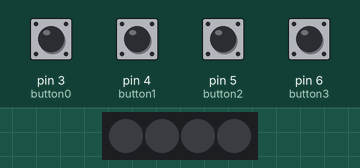
This sketch was run on a simulated Arduino Uno, built with avr-gcc and run on an emulated ATmega328P. On the bench: 4 RGB LEDs in strip order, left to right. Inputs (shaded band) come from the test bench; at power-on: pin 3 (button0), pin 4 (button1), pin 5 (button2), pin 6 (button3) HIGH. Dim RGB values are drawn brighter than linear.

Above: at 1.2 s.
1.3 s: pin 3 (button0) pulled LOW for 0.15 s
At 1.37 s:
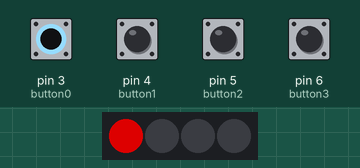
2.9 s: pin 4 (button1) pulled LOW for 0.15 s
At 2.97 s:
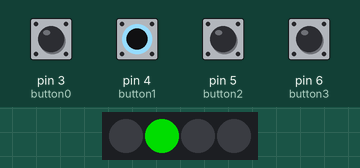
4.5 s: pin 5 (button2) pulled LOW for 0.15 s
At 4.57 s:
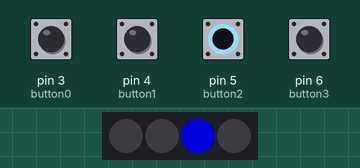
6.1 s: pin 6 (button3) pulled LOW for 0.15 s
At 6.17 s:
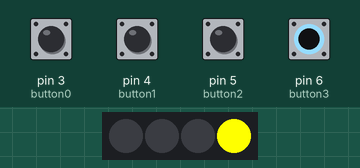
7.7 s: pin 3 (button0) driven LOW and pin 4 (button1) driven LOW
At 8.5 s:
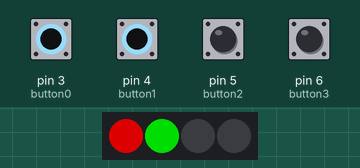
9.2 s: pin 5 (button2) pulled LOW for 1 s
At 9.6 s:
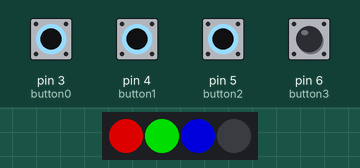
Timing chart, 0 to 12.2 s (numbered marks = the images above; inputs shaded):
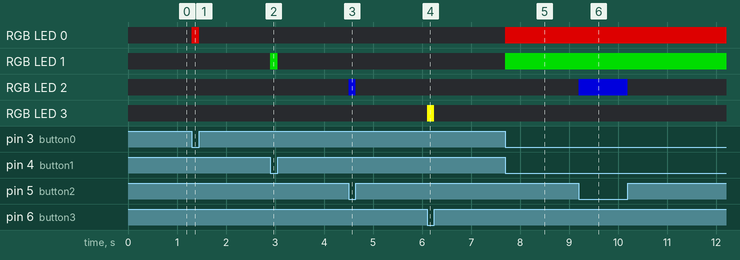

Measured:
- after the input at 1.3 s, RGB LED 0: off → RGB(150, 0, 0) at once, → off 0.15 s later
- after the input at 2.9 s, RGB LED 1: off → RGB(0, 150, 0) at once, → off 0.15 s later
- after the input at 4.5 s, RGB LED 2: off → RGB(0, 0, 150) at once, → off 0.15 s later
- after the input at 6.1 s, RGB LED 3: off → RGB(255, 255, 0) at once, → off 0.15 s later
- after the input at 7.7 s, RGB LED 0: off → RGB(150, 0, 0) at once; RGB LED 1: off → RGB(0, 150, 0) at once
- after the input at 9.2 s, RGB LED 2: off → RGB(0, 0, 150) at once, → off 1.0 s later

The sketch:

TinkercadProgramme5.1.ino
```cpp
#include <Adafruit_NeoPixel.h> // Importation de la bibliothèque pour gérer les NeoPixels
#define BrocheNeoPixel 2 // Broche sur laquelle les NeoPixels sont connectées
#define NombrePixel 4 // Nombre de NeoPixel
Adafruit_NeoPixel MesLed = Adafruit_NeoPixel(NombrePixel, BrocheNeoPixel, NEO_GRB + NEO_KHZ800); // Affectation des paramètres définies ci-dessus.


#define button0 3 // Il y a 4 boutons, le premier est nommé "button1" puis connecté à la broche n°3
#define button1 4
#define button2 5
#define button3 6
int buttonNumber[4] = {1, 1, 1, 1}; // Tableau de type int comprenant l'état des 4 boutons

void setup() {
  MesLed.begin(); // Initialiser la bibliothèque
  Serial.begin(9600); // Initialisation de la liaison série
  pinMode(button0, INPUT_PULLUP); // Déclaration des broches associées aux boutons en tant qu'entré. Utilisation d'une résistance de tirage interne
  pinMode(button1, INPUT_PULLUP);
  pinMode(button2, INPUT_PULLUP);
  pinMode(button3, INPUT_PULLUP);
}

void button() {
  buttonNumber[0] = digitalRead(button0); // La case n°0 du tableau contient l'état du bouton n°0 en cet instant
  buttonNumber[1] = digitalRead(button1);
  buttonNumber[2] = digitalRead(button2);
  buttonNumber[3] = digitalRead(button3);
}

void led() {
  if (buttonNumber[0] == 0) { // Si le bouton n°0 est à l'état bas c'est qu'il est pressé
    MesLed.setPixelColor(0, MesLed.Color(150, 0, 0)); // Alors, la led n°0 sera verte
  }
  else { // Si le bouton n°0 n'est pas pressé
    MesLed.setPixelColor(0, MesLed.Color(0, 0, 0)); // Alors, éteindre la led n°0
  }
  if (buttonNumber[1] == 0) {
    MesLed.setPixelColor(1, MesLed.Color(0, 150, 0));
  }
  else {
    MesLed.setPixelColor(1, MesLed.Color(0, 0, 0));
  }
  if (buttonNumber[2] == 0) {
    MesLed.setPixelColor(2, MesLed.Color(0, 0, 150));
  }
  else {
    MesLed.setPixelColor(2, MesLed.Color(0, 0, 0));
  }
  if (buttonNumber[3] == 0) {
    MesLed.setPixelColor(3, 0xFFFF00);
  }
  else {
    MesLed.setPixelColor(3, MesLed.Color(0, 0, 0));
  }

}

void loop() {
  button(); // Exectuer la procédure pour lire l'état des boutons
  led(); // Executer la procédure pour déterminer les leds à allumer
  MesLed.show(); // Allumer les led ou plus précisement rafraichir l'état des led
}
```
